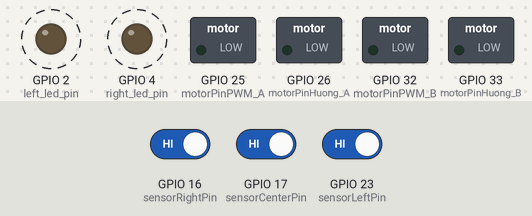
This program was run on a simulated ESP32. Parts: switched loads named in the program (green lamp = pin HIGH), output pins drawn as LEDs (lit = HIGH). Dashed ring = blinking. The inputs (shaded band) are chosen by the test bench; at power-on: GPIO 16 (sensorRightPin) HIGH, GPIO 23 (sensorLeftPin) HIGH, GPIO 17 (sensorCenterPin) HIGH.

Above: at 1.2 s.
1.3 s: GPIO 16 (sensorRightPin) driven LOW
At 1.9 s:
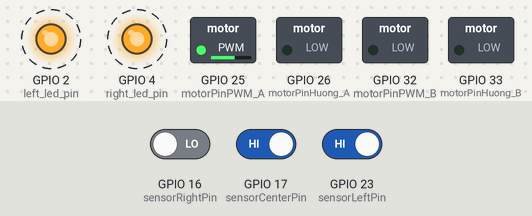
4.3 s: GPIO 23 (sensorLeftPin) driven LOW
At 4.9 s:
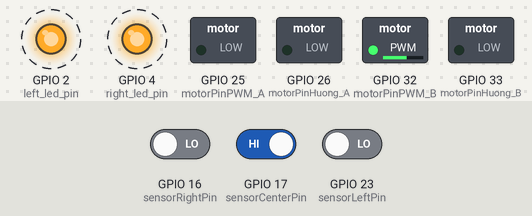
7.3 s: GPIO 16 (sensorRightPin) driven HIGH and GPIO 17 (sensorCenterPin) driven LOW and GPIO 23 (sensorLeftPin) driven HIGH
At 7.9 s:
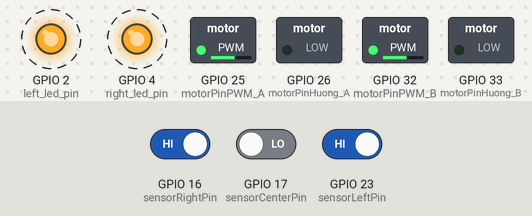
10.3 s: GPIO 17 (sensorCenterPin) driven HIGH
At 11.0 s:
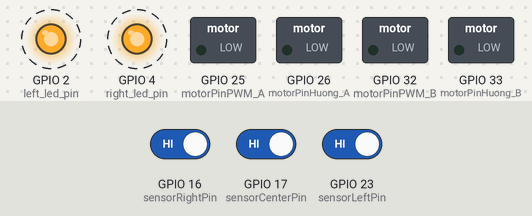
13.3 s: GPIO 17 (sensorCenterPin) driven LOW
At 14.5 s:
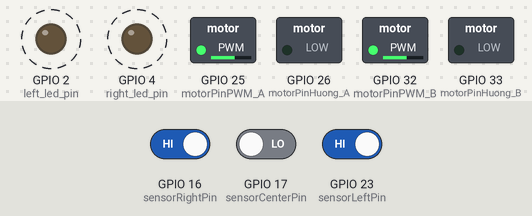
Timing chart, 0 to 17.3 s (numbered marks = the images above; inputs shaded):
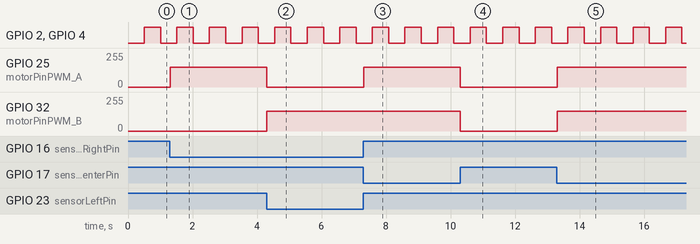

Measured:
- after the input at 1.3 s, GPIO 25 (motorPinPWM_A): 0/255 → 149/255 at once
- after the input at 4.3 s, GPIO 25 (motorPinPWM_A): 149/255 → 0/255 at once; GPIO 32 (motorPinPWM_B): 0/255 → 149/255 at once
- after the input at 7.3 s, GPIO 25 (motorPinPWM_A): 0/255 → 149/255 at once
- after the input at 10.3 s, GPIO 25 (motorPinPWM_A), GPIO 32 (motorPinPWM_B): 149/255 → 0/255 at once
- after the input at 13.3 s, GPIO 25 (motorPinPWM_A), GPIO 32 (motorPinPWM_B): 0/255 → 149/255 at once
- by itself, GPIO 2 (left_led_pin), GPIO 4 (right_led_pin): alternates HIGH for 0.51 s and LOW for 0.51 s

The program:

main.cpp
```cpp
#include <Arduino.h>
#include "BanhXe.h"

const int sensorLeftPin = 23;   // Cảm biến trái
const int sensorCenterPin = 17; // Cảm biến giữa
const int sensorRightPin = 16;  // Cảm biến phải
const int motorPinPWM_A = 25;   const int motorPinHuong_A = 26;
const int motorPinPWM_B = 32;   const int motorPinHuong_B = 33;

const int tocDoChay = 150;      const int tocDoRe = 150;
const int left_led_pin = 2;     // Chân LED trái (GPIO 2)
const int right_led_pin = 4;    // Chân LED phải (GPIO 4)
unsigned long previousMillis = 0; // Biến lưu thời gian trước đó

enum RobotState {
  ON_TRACK,     // Đang ở giữa vạch
  SLIGHT_LEFT,  // Lệch trái nhẹ
  SLIGHT_RIGHT, // Lệch phải nhẹ
  LOST          // Mất dấu vạch
};

BanhXe banhXeTrai(motorPinPWM_A, motorPinHuong_A, 0);
BanhXe banhXePhai(motorPinPWM_B, motorPinHuong_B, 1);

void setup() {
  Serial.begin(9600);
  pinMode(sensorLeftPin, INPUT);  pinMode(sensorCenterPin, INPUT);
  pinMode(sensorRightPin, INPUT);
  pinMode(left_led_pin, OUTPUT);  pinMode(right_led_pin, OUTPUT);
}

void loop() {
  // Nhấp nháy led sau mỗi 500ms liên tục không dùng delay
  if (millis() - previousMillis >= 500) {
    digitalWrite(left_led_pin, !digitalRead(left_led_pin));
    digitalWrite(right_led_pin, !digitalRead(right_led_pin));
    previousMillis = millis();
  }

  bool sensorLeft = digitalRead(sensorLeftPin);
  bool sensorCenter = digitalRead(sensorCenterPin);
  bool sensorRight = digitalRead(sensorRightPin);

  RobotState state; // Xác định trạng thái robot dựa trên cảm biến

  if (sensorCenter == LOW && sensorLeft == HIGH && sensorRight == HIGH) {
    state = ON_TRACK; // Đang ở giữa vạch
  } else if (sensorLeft == LOW) {
    state = SLIGHT_LEFT; // Lệch trái nhẹ
  } else if (sensorRight == LOW) {
    state = SLIGHT_RIGHT; // Lệch phải phải
  } else {
    state = LOST; // Mất dấu vạch
  }

  switch (state) { // Hành động dựa trên trạng thái
    case ON_TRACK:
      banhXeTrai.tienThang(tocDoChay); // Tiến thẳng với tốc độ tối đa
      banhXePhai.tienThang(tocDoChay);
      break;

    case SLIGHT_LEFT:
      banhXeTrai.tienThang(0); // Rẽ trái nhẹ
      banhXePhai.tienThang(tocDoRe);
      break;

    case SLIGHT_RIGHT:
      banhXeTrai.tienThang(tocDoRe); // Rẽ phải nhẹ
      banhXePhai.tienThang(0);
      break;

    case LOST:
      banhXeTrai.dungLai(); // Dừng lại ngay lập tức
      banhXePhai.dungLai();
      break;
  }

  delay(10); // Thời gian phản hồi nhanh, có thể điều chỉnh nếu cần thiết
}
```

BanhXe.h
```cpp
class BanhXe
{
private:
    int chanPwm;    // Chân cắm PWM để điều khiển tốc độ
    int chanPhu;    // Chân cắm phụ để điều khiển hướng quay (ví dụ: tiến/lùi)
    int pwmChannel; // Kênh PWM để điều khiển tốc độ
public:
    BanhXe(int pwm, int phu, int channel);
    void quay(int tocDo);

    void tienThang(int tocDo);
    void dungLai();
};
```

BanhXe.cpp
```cpp
#include "BanhXe.h"
#include <Arduino.h>

BanhXe::BanhXe(int pwm, int phu, int channel)
{
    chanPwm = pwm;
    chanPhu = phu;
    pwmChannel = channel;
    ledcSetup(pwmChannel, 5000, 8);     // Cài đặt kênh PWM với tần số 5kHz và độ phân giải 8 bit
    ledcAttachPin(chanPwm, pwmChannel); // Gắn chân PWM vào kênh PWM đã thiết lập
    pinMode(chanPhu, OUTPUT);           // Đặt chân phụ làm OUTPUT
}
void BanhXe::quay(int tocDo)
{
    if (tocDo > 0)
    {
        digitalWrite(chanPhu, LOW);
        ledcWrite(pwmChannel, tocDo); // tocDo dương,sử dụng giá trị trực tiếp để điều khiển tốc độ
    }
    else if (tocDo < 0)
    {
        digitalWrite(chanPhu, HIGH);
        ledcWrite(pwmChannel, 255 + tocDo); // tocDo âm, nên cộng với 255 để có giá trị PWM phù hợp
    }
    else
    {
        digitalWrite(chanPhu, LOW);
        ledcWrite(pwmChannel, 0); // Dừng động cơ khi tocDo bằng 0
    }
}
void BanhXe::tienThang(int tocDo)
{
    quay(tocDo);
}

void BanhXe::dungLai()
{
    quay(0);
}
```
